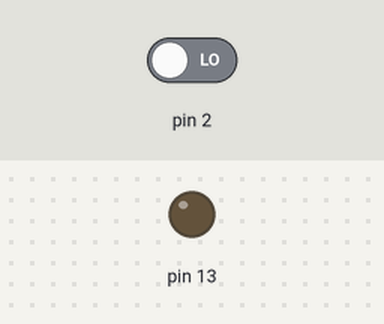
This sketch was run on a simulated Arduino Uno, built with avr-gcc and run on an emulated ATmega328P. On the bench: output pins drawn as LEDs (lit = HIGH). Inputs (shaded band) come from the test bench; at power-on: pin 2 LOW. What the sketch prints to the serial monitor is not drawn.

Above: at 1.2 s.
1.3 s: pin 2 driven HIGH
At 2.0 s:
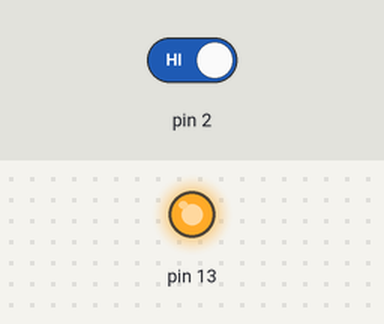
2.8 s: pin 2 driven LOW
At 3.2 s:
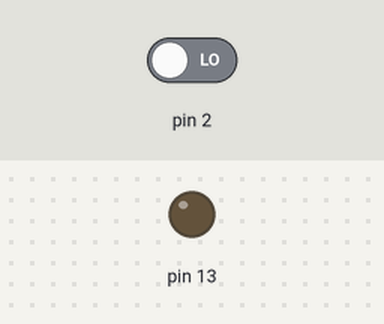
Timing chart, 0 to 5.8 s (numbered marks = the images above; inputs shaded):
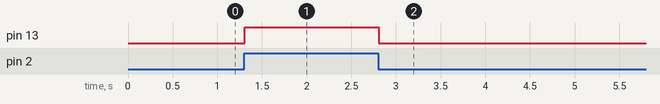

The sketch:

sketch_dec14c.ino
```cpp
void setup() {
  pinMode(13,OUTPUT);
  pinMode(2,INPUT);
  Serial.begin(9600);
}

void loop() {
  int buttonState = digitalRead(2);
  Serial.println(buttonState);

    if(buttonState == 1) {
      digitalWrite(13,1);
    }else if(buttonState == 0){
      digitalWrite(13,0);
    }
}
```

Measured:
- after the input at 1.3 s, pin 13: LOW → HIGH at once
- after the input at 2.8 s, pin 13: HIGH → LOW at once
